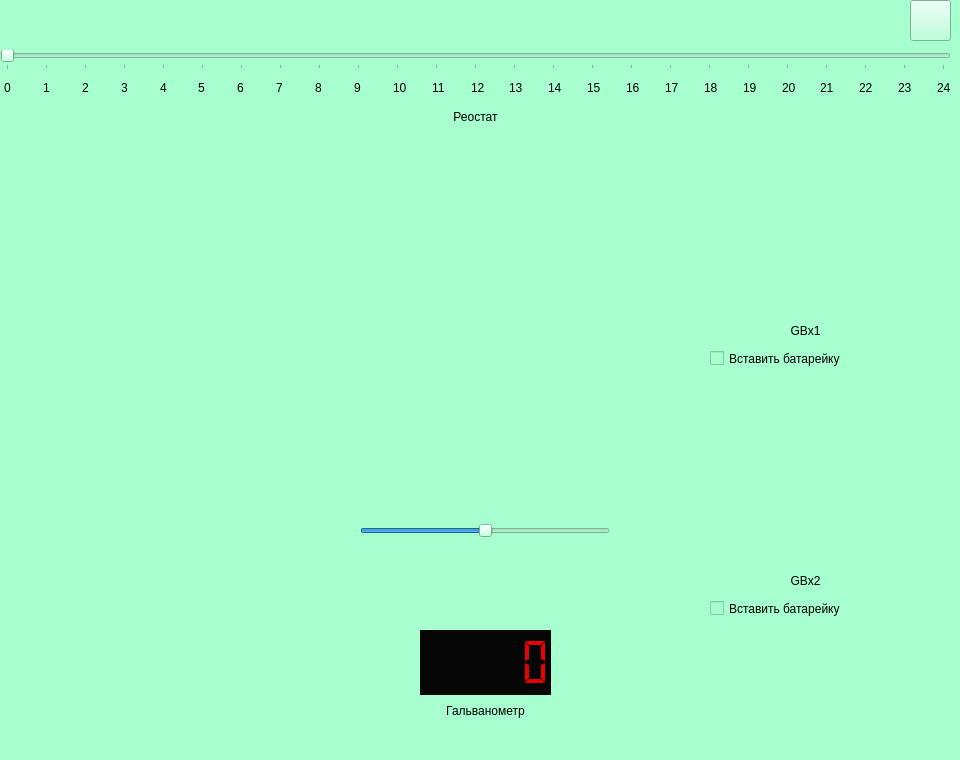
<?xml version="1.0" encoding="UTF-8"?>
<ui version="4.0">
 <class>Laba2</class>
 <widget class="QMainWindow" name="Laba2">
  <property name="geometry">
   <rect>
    <x>0</x>
    <y>0</y>
    <width>960</width>
    <height>760</height>
   </rect>
  </property>
  <property name="minimumSize">
   <size>
    <width>960</width>
    <height>760</height>
   </size>
  </property>
  <property name="maximumSize">
   <size>
    <width>960</width>
    <height>760</height>
   </size>
  </property>
  <property name="windowTitle">
   <string>MainWindow</string>
  </property>
  <property name="styleSheet">
   <string notr="true">background-color: rgb(167, 255, 207);</string>
  </property>
  <widget class="QWidget" name="centralwidget">
   <widget class="QWidget" name="verticalLayoutWidget">
    <property name="geometry">
     <rect>
      <x>0</x>
      <y>50</y>
      <width>951</width>
      <height>78</height>
     </rect>
    </property>
    <layout class="QVBoxLayout" name="verticalLayout">
     <item>
      <widget class="QSlider" name="Reostat">
       <property name="maximum">
        <number>240</number>
       </property>
       <property name="singleStep">
        <number>1</number>
       </property>
       <property name="sliderPosition">
        <number>0</number>
       </property>
       <property name="tracking">
        <bool>true</bool>
       </property>
       <property name="orientation">
        <enum>Qt::Horizontal</enum>
       </property>
       <property name="tickPosition">
        <enum>QSlider::TicksBelow</enum>
       </property>
       <property name="tickInterval">
        <number>10</number>
       </property>
      </widget>
     </item>
     <item>
      <layout class="QHBoxLayout" name="horizontalLayout" stretch="1,1,1,1,1,1,1,1,1,1,1,1,1,1,1,1,1,1,1,1,1,1,1,1,0">
       <property name="spacing">
        <number>0</number>
       </property>
       <property name="leftMargin">
        <number>4</number>
       </property>
       <item>
        <widget class="QLabel" name="label_6">
         <property name="text">
          <string>0</string>
         </property>
        </widget>
       </item>
       <item>
        <widget class="QLabel" name="label_5">
         <property name="text">
          <string>1</string>
         </property>
        </widget>
       </item>
       <item>
        <widget class="QLabel" name="label_4">
         <property name="text">
          <string>2</string>
         </property>
        </widget>
       </item>
       <item>
        <widget class="QLabel" name="label_3">
         <property name="text">
          <string>3</string>
         </property>
        </widget>
       </item>
       <item>
        <widget class="QLabel" name="label_7">
         <property name="text">
          <string>4</string>
         </property>
        </widget>
       </item>
       <item>
        <widget class="QLabel" name="label_2">
         <property name="text">
          <string>5</string>
         </property>
        </widget>
       </item>
       <item>
        <widget class="QLabel" name="label_9">
         <property name="text">
          <string>6</string>
         </property>
        </widget>
       </item>
       <item>
        <widget class="QLabel" name="label_10">
         <property name="text">
          <string>7</string>
         </property>
        </widget>
       </item>
       <item>
        <widget class="QLabel" name="label_12">
         <property name="text">
          <string>8</string>
         </property>
        </widget>
       </item>
       <item>
        <widget class="QLabel" name="label_11">
         <property name="text">
          <string>9</string>
         </property>
        </widget>
       </item>
       <item>
        <widget class="QLabel" name="label_8">
         <property name="text">
          <string>10</string>
         </property>
        </widget>
       </item>
       <item>
        <widget class="QLabel" name="label_16">
         <property name="text">
          <string>11</string>
         </property>
        </widget>
       </item>
       <item>
        <widget class="QLabel" name="label_17">
         <property name="text">
          <string>12</string>
         </property>
        </widget>
       </item>
       <item>
        <widget class="QLabel" name="label_18">
         <property name="text">
          <string>13</string>
         </property>
        </widget>
       </item>
       <item>
        <widget class="QLabel" name="label_14">
         <property name="text">
          <string>14</string>
         </property>
        </widget>
       </item>
       <item>
        <widget class="QLabel" name="label_15">
         <property name="text">
          <string>15</string>
         </property>
        </widget>
       </item>
       <item>
        <widget class="QLabel" name="label_19">
         <property name="text">
          <string>16</string>
         </property>
        </widget>
       </item>
       <item>
        <widget class="QLabel" name="label_13">
         <property name="text">
          <string>17</string>
         </property>
        </widget>
       </item>
       <item>
        <widget class="QLabel" name="label_23">
         <property name="text">
          <string>18</string>
         </property>
        </widget>
       </item>
       <item>
        <widget class="QLabel" name="label_22">
         <property name="text">
          <string>19</string>
         </property>
        </widget>
       </item>
       <item>
        <widget class="QLabel" name="label_20">
         <property name="text">
          <string>20</string>
         </property>
        </widget>
       </item>
       <item>
        <widget class="QLabel" name="label_21">
         <property name="text">
          <string>21</string>
         </property>
        </widget>
       </item>
       <item>
        <widget class="QLabel" name="label_24">
         <property name="text">
          <string>22</string>
         </property>
        </widget>
       </item>
       <item>
        <widget class="QLabel" name="label_25">
         <property name="text">
          <string>23</string>
         </property>
        </widget>
       </item>
       <item>
        <widget class="QLabel" name="label_26">
         <property name="text">
          <string>24</string>
         </property>
        </widget>
       </item>
      </layout>
     </item>
     <item>
      <widget class="QLabel" name="label">
       <property name="sizePolicy">
        <sizepolicy hsizetype="Minimum" vsizetype="Minimum">
         <horstretch>0</horstretch>
         <verstretch>0</verstretch>
        </sizepolicy>
       </property>
       <property name="styleSheet">
        <string notr="true">font: 8pt &quot;Comic Sans MS&quot;;</string>
       </property>
       <property name="text">
        <string>Реостат</string>
       </property>
       <property name="alignment">
        <set>Qt::AlignCenter</set>
       </property>
      </widget>
     </item>
    </layout>
   </widget>
   <widget class="QWidget" name="verticalLayoutWidget_3">
    <property name="geometry">
     <rect>
      <x>420</x>
      <y>630</y>
      <width>131</width>
      <height>91</height>
     </rect>
    </property>
    <layout class="QVBoxLayout" name="verticalLayout_3">
     <property name="sizeConstraint">
      <enum>QLayout::SetDefaultConstraint</enum>
     </property>
     <item>
      <widget class="QLCDNumber" name="galvanometer">
       <property name="sizePolicy">
        <sizepolicy hsizetype="Preferred" vsizetype="Preferred">
         <horstretch>0</horstretch>
         <verstretch>0</verstretch>
        </sizepolicy>
       </property>
       <property name="styleSheet">
        <string notr="true">color: rgb(233, 0, 0);
background-color: rgb(6, 6, 6);</string>
       </property>
       <property name="frameShape">
        <enum>QFrame::Box</enum>
       </property>
       <property name="frameShadow">
        <enum>QFrame::Raised</enum>
       </property>
       <property name="mode">
        <enum>QLCDNumber::Dec</enum>
       </property>
       <property name="segmentStyle">
        <enum>QLCDNumber::Flat</enum>
       </property>
       <property name="value" stdset="0">
        <double>0.000000000000000</double>
       </property>
       <property name="intValue" stdset="0">
        <number>0</number>
       </property>
      </widget>
     </item>
     <item>
      <widget class="QLabel" name="label_27">
       <property name="enabled">
        <bool>true</bool>
       </property>
       <property name="maximumSize">
        <size>
         <width>16777215</width>
         <height>20</height>
        </size>
       </property>
       <property name="styleSheet">
        <string notr="true">font: 8pt &quot;Comic Sans MS&quot;;</string>
       </property>
       <property name="text">
        <string>Гальванометр</string>
       </property>
       <property name="alignment">
        <set>Qt::AlignCenter</set>
       </property>
      </widget>
     </item>
    </layout>
   </widget>
   <widget class="QLabel" name="label_battery1">
    <property name="geometry">
     <rect>
      <x>700</x>
      <y>150</y>
      <width>71</width>
      <height>121</height>
     </rect>
    </property>
    <property name="text">
     <string/>
    </property>
    <property name="pixmap">
     <pixmap>images/Battery1.png</pixmap>
    </property>
    <property name="scaledContents">
     <bool>true</bool>
    </property>
   </widget>
   <widget class="QLabel" name="label_battery2">
    <property name="geometry">
     <rect>
      <x>780</x>
      <y>140</y>
      <width>71</width>
      <height>121</height>
     </rect>
    </property>
    <property name="text">
     <string/>
    </property>
    <property name="pixmap">
     <pixmap>images/Battery2.png</pixmap>
    </property>
    <property name="scaledContents">
     <bool>true</bool>
    </property>
   </widget>
   <widget class="QLabel" name="slot_battery2">
    <property name="geometry">
     <rect>
      <x>850</x>
      <y>520</y>
      <width>81</width>
      <height>131</height>
     </rect>
    </property>
    <property name="text">
     <string/>
    </property>
    <property name="pixmap">
     <pixmap>images/slot_battery.png</pixmap>
    </property>
    <property name="scaledContents">
     <bool>true</bool>
    </property>
   </widget>
   <widget class="QLabel" name="slot_battery1">
    <property name="geometry">
     <rect>
      <x>850</x>
      <y>270</y>
      <width>81</width>
      <height>131</height>
     </rect>
    </property>
    <property name="text">
     <string/>
    </property>
    <property name="pixmap">
     <pixmap>images/slot_battery.png</pixmap>
    </property>
    <property name="scaledContents">
     <bool>true</bool>
    </property>
   </widget>
   <widget class="QLabel" name="label_28">
    <property name="geometry">
     <rect>
      <x>770</x>
      <y>310</y>
      <width>71</width>
      <height>41</height>
     </rect>
    </property>
    <property name="styleSheet">
     <string notr="true">font: 75 14pt &quot;Comic Sans MS&quot;;</string>
    </property>
    <property name="text">
     <string>GBx1</string>
    </property>
    <property name="alignment">
     <set>Qt::AlignCenter</set>
    </property>
   </widget>
   <widget class="QLabel" name="label_29">
    <property name="geometry">
     <rect>
      <x>770</x>
      <y>560</y>
      <width>71</width>
      <height>41</height>
     </rect>
    </property>
    <property name="styleSheet">
     <string notr="true">font: 75 14pt &quot;Comic Sans MS&quot;;</string>
    </property>
    <property name="text">
     <string>GBx2</string>
    </property>
    <property name="alignment">
     <set>Qt::AlignCenter</set>
    </property>
   </widget>
   <widget class="QCheckBox" name="check_battery1">
    <property name="geometry">
     <rect>
      <x>710</x>
      <y>350</y>
      <width>131</width>
      <height>17</height>
     </rect>
    </property>
    <property name="text">
     <string>Вставить батарейку</string>
    </property>
    <property name="checked">
     <bool>false</bool>
    </property>
    <property name="tristate">
     <bool>false</bool>
    </property>
   </widget>
   <widget class="QCheckBox" name="check_battery2">
    <property name="geometry">
     <rect>
      <x>710</x>
      <y>600</y>
      <width>131</width>
      <height>17</height>
     </rect>
    </property>
    <property name="text">
     <string>Вставить батарейку</string>
    </property>
    <property name="tristate">
     <bool>false</bool>
    </property>
   </widget>
   <widget class="QLabel" name="label_info">
    <property name="geometry">
     <rect>
      <x>650</x>
      <y>690</y>
      <width>301</width>
      <height>21</height>
     </rect>
    </property>
    <property name="styleSheet">
     <string notr="true">font: 8pt &quot;Comic Sans MS&quot;;</string>
    </property>
    <property name="text">
     <string/>
    </property>
   </widget>
   <widget class="QSlider" name="key_slider">
    <property name="geometry">
     <rect>
      <x>360</x>
      <y>520</y>
      <width>250</width>
      <height>22</height>
     </rect>
    </property>
    <property name="maximum">
     <number>2</number>
    </property>
    <property name="value">
     <number>1</number>
    </property>
    <property name="orientation">
     <enum>Qt::Horizontal</enum>
    </property>
   </widget>
   <widget class="QLabel" name="label_key">
    <property name="geometry">
     <rect>
      <x>360</x>
      <y>340</y>
      <width>250</width>
      <height>175</height>
     </rect>
    </property>
    <property name="maximumSize">
     <size>
      <width>250</width>
      <height>175</height>
     </size>
    </property>
    <property name="focusPolicy">
     <enum>Qt::NoFocus</enum>
    </property>
    <property name="text">
     <string/>
    </property>
    <property name="pixmap">
     <pixmap>images/key_middle.png</pixmap>
    </property>
    <property name="scaledContents">
     <bool>true</bool>
    </property>
    <property name="wordWrap">
     <bool>false</bool>
    </property>
    <property name="margin">
     <number>0</number>
    </property>
    <property name="openExternalLinks">
     <bool>false</bool>
    </property>
   </widget>
   <widget class="QPushButton" name="button_info">
    <property name="geometry">
     <rect>
      <x>910</x>
      <y>0</y>
      <width>41</width>
      <height>41</height>
     </rect>
    </property>
    <property name="text">
     <string/>
    </property>
    <property name="icon">
     <iconset>
      <normaloff>../images/laba_11/info.png</normaloff>../images/laba_11/info.png</iconset>
    </property>
    <property name="iconSize">
     <size>
      <width>32</width>
      <height>32</height>
     </size>
    </property>
   </widget>
  </widget>
  <widget class="QMenuBar" name="menubar">
   <property name="geometry">
    <rect>
     <x>0</x>
     <y>0</y>
     <width>960</width>
     <height>21</height>
    </rect>
   </property>
  </widget>
  <widget class="QStatusBar" name="statusbar"/>
 </widget>
 <resources/>
 <connections/>
</ui>
